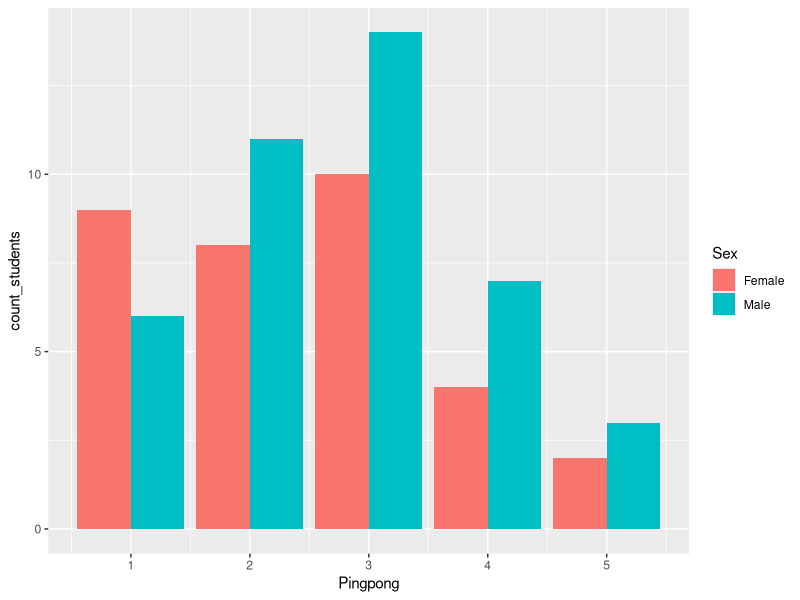

Source code (R):
## ---- chunk 1
library(tidyverse, quietly = TRUE, warn.conflicts = F)
## ---- chunk 2
student_grades <- matrix(data = c(89, 87, 84, 78, 95, 90, 92, 76, 75, 60, 71, 58, 82, 0, 88, 68, 90, 90, 96, 80), 
                         nrow = 4, ncol= 5,dimnames = list(c("quiz1", "quiz2", "midterm", "final"), c("Alice", "Bruno", "Carl", "Dolores", "Ebenezer")) )

student_grades
## ---- chunk 3
student_grades_by_row <- matrix(data = c(89, 95, 75, 82, 90, 87, 90, 60, 0, 90, 84, 92, 71, 88, 96, 78, 76, 58, 68, 80), byrow = TRUE,  nrow = 4, ncol= 5,dimnames = list(c("quiz1", "quiz2", "midterm", "final"), c("Alice", "Bruno", "Carl", "Dolores", "Ebenezer")))

student_grades_by_row
## ---- chunk 4


student_grades_by_line_1 <- tibble(test = "quiz1",
                                    Alice = 89, 
                                    Bruno = 95, 
                                    Carl = 75, 
                                    Dolores = 82, 
                                    Ebenezer = 90)
  
 
                                                                                             
               
student_grades_by_line_2 <-  tibble(test = "quiz2",
                                    Alice = 87, 
                                    Bruno = 90, 
                                    Carl = 60, 
                                    Dolores = 0, 
                                    Ebenezer = 90)
  
  
 
student_grades_by_line_3 <- tibble(test = "midterm",
                                    Alice = 84, 
                                    Bruno = 92, 
                                    Carl = 71, 
                                    Dolores = 88, 
                                    Ebenezer = 96)
  

student_grades_by_line_4 <-  tibble(test = "final",
                                    Alice = 78, 
                                    Bruno = 76, 
                                    Carl = 58, 
                                    Dolores = 68, 
                                    Ebenezer = 80)
  
  

student_grades_by_line <- bind_rows(student_grades_by_line_1, student_grades_by_line_2, 
 student_grades_by_line_3, student_grades_by_line_4                                   )

student_grades_by_line

## ---- chunk 5
alice_scores <- student_grades_by_line %>% 
  select( test, Alice) %>% 
  filter(test %in% c("quiz1", "quiz2"))

alice_scores
## ---- chunk 6
class_means <- student_grades_by_line %>% 
   filter(test %in% c("quiz1", "quiz2")) %>% 
  summarise(across(where(is.numeric), .fns = mean))

class_means
## ---- chunk 7
student_survey <- read_csv(here::here("Q1", "week_2", "StudentSurvey.csv"), show_col_types = FALSE)

unique(student_survey$Pingpong)

male_female_pingpong <- student_survey %>% 
  group_by(Pingpong, Sex) %>% 
  drop_na() %>% 
  summarise( count_students = n()) %>% 
  pivot_wider(id_cols = Sex, names_from = Pingpong, 
              values_from = count_students)
  
male_female_pingpong

male_female_pingpong_matrix <- as.matrix(male_female_pingpong)

male_female_pingpong_long <- student_survey %>% 
  group_by(Pingpong, Sex) %>% 
  drop_na() %>% 
  summarise( count_students = n())


pingpong_chart <-ggplot(male_female_pingpong_long,  aes(Pingpong, count_students))+
  geom_bar( aes(fill= Sex), position = "dodge", stat = "identity")
 
pingpong_chart                        

